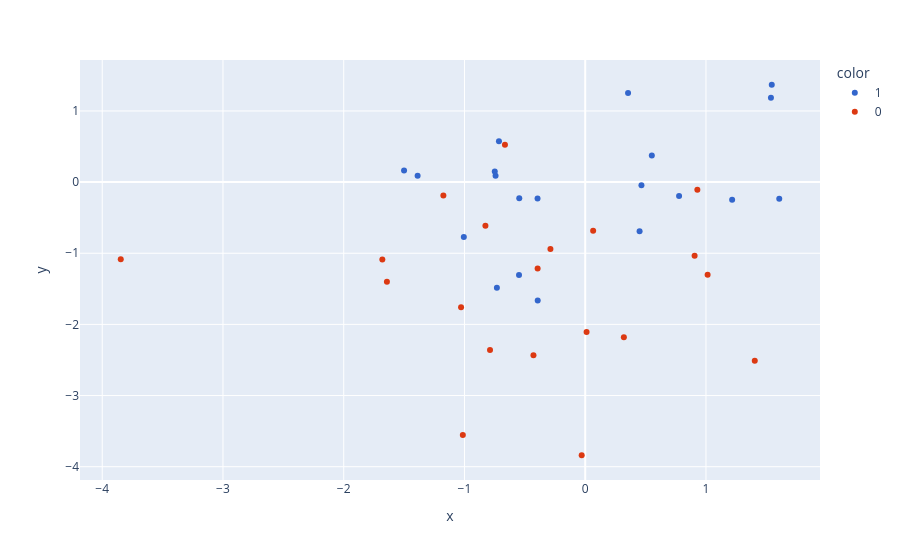

Source (notebook cell):
### Code cell
# New 2D Diagram
new_df['target'] = new_df['target'].astype('str')
fig = px.scatter(x=new_df['PC1'],
                 y=new_df['PC2'],
                 color=new_df['target'],
                 color_discrete_sequence=px.colors.qualitative.G10
                )
fig.show()

### Figure 1 — Plotly figure (JSON) as saved in the notebook; plotly's stock layout.template omitted (floating-point values rounded to 4 significant figures)
{"data": [{"hovertemplate": "color=1<br>x=%{x}<br>y=%{y}<extra></extra>", "legendgroup": "1", "marker": {"color": "#3366CC", "symbol": "circle"}, "mode": "markers", "name": "1", "orientation": "v", "showlegend": true, "type": "scatter", "x": [1.217, 0.5517, -0.7425, -0.7144, 1.538, 1.545, -1.388, 0.4503, 0.4656, -0.3948, -0.7491, 0.7775, -1.005, -1.5, 0.3548, -0.3934, -0.7315, 1.607, -0.5482, -0.5462], "xaxis": "x", "y": [-0.2469, 0.3733, 0.08976, 0.5753, 1.185, 1.368, 0.08983, -0.6916, -0.04528, -0.2294, 0.1489, -0.1939, -0.773, 0.1634, 1.251, -1.665, -1.483, -0.2324, -1.304, -0.2265], "yaxis": "y"}, {"hovertemplate": "color=0<br>x=%{x}<br>y=%{y}<extra></extra>", "legendgroup": "0", "marker": {"color": "#DC3912", "symbol": "circle"}, "mode": "markers", "name": "0", "orientation": "v", "showlegend": true, "type": "scatter", "x": [-0.3942, 1.014, -1.014, -1.175, -0.2882, -0.7883, 0.9059, -1.642, -0.02921, -1.68, 0.32, -1.028, 0.9287, -0.8265, -0.4286, -0.6647, -3.847, 0.01143, 1.404, 0.06573], "xaxis": "x", "y": [-1.214, -1.302, -3.553, -0.1886, -0.9414, -2.361, -1.035, -1.402, -3.839, -1.088, -2.179, -1.759, -0.109, -0.6127, -2.435, 0.5235, -1.084, -2.108, -2.512, -0.6839], "yaxis": "y"}], "layout": {"legend": {"title": {"text": "color"}, "tracegroupgap": 0}, "margin": {"t": 60}, "xaxis": {"anchor": "y", "domain": [0, 1], "title": {"text": "x"}}, "yaxis": {"anchor": "x", "domain": [0, 1], "title": {"text": "y"}}}}
